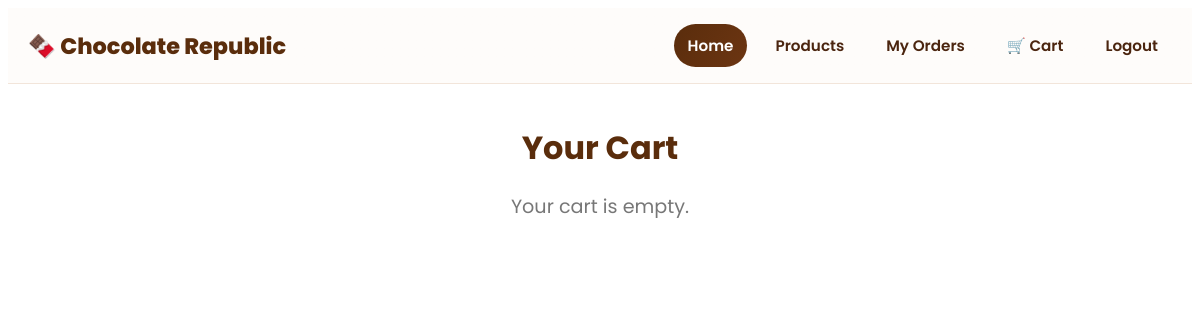
The page /cart.php (signed in) on the database as committed earlier.
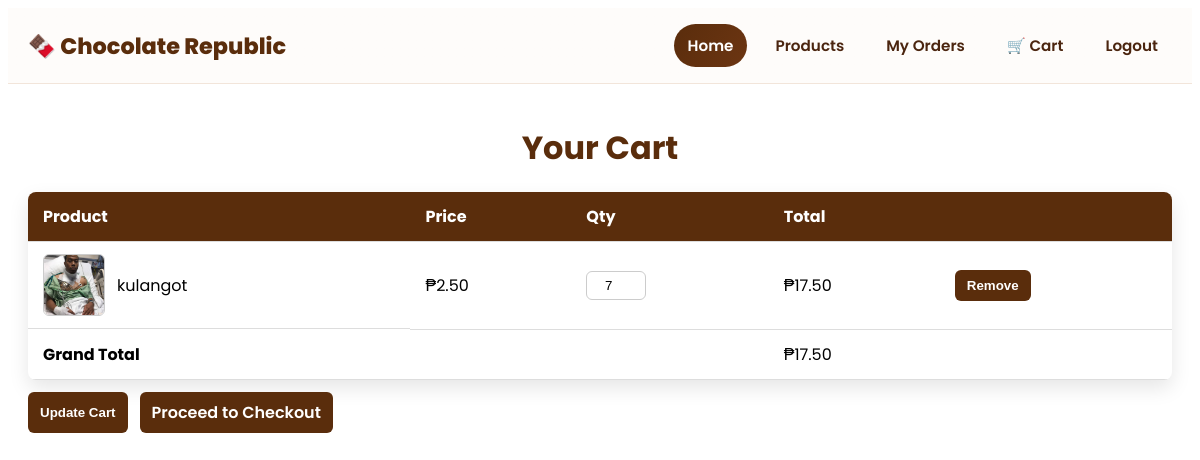
The same page on the database as committed later.
### tables this page shows
CREATE TABLE `cart` (
  `id` int(11) NOT NULL,
  `user_id` int(11) NOT NULL,
  `product_id` int(11) NOT NULL,
  `quantity` int(11) NOT NULL DEFAULT 1,
  `added_at` timestamp NOT NULL DEFAULT current_timestamp()
);

CREATE TABLE `products` (
  `id` int(11) NOT NULL,
  `name` varchar(100) NOT NULL,
  `description` text DEFAULT NULL,
  `price` decimal(10,2) NOT NULL,
  `image` varchar(255) DEFAULT NULL,
  `stock` int(11) DEFAULT 0,
  `created_at` timestamp NOT NULL DEFAULT current_timestamp()
);

### cart.php (the view, shortened to what this page needs)
<?php
require_once __DIR__ . '/db.php';
include __DIR__ . '/includes/header.php';
$userId = (int)$_SESSION['user_id'];
$sql = "SELECT c.id as cart_id, p.id as product_id, p.name, p.price, p.image, c.quantity
        FROM cart c JOIN products p ON p.id = c.product_id
        WHERE c.user_id = ? ORDER BY c.added_at DESC";
$stmt = $conn->prepare($sql);
$stmt->bind_param('i', $userId);
$stmt->execute();
$result = $stmt->get_result();
$items = [];
$total = 0.0;
while ($row = $result->fetch_assoc()) {
    $row['line_total'] = (float)$row['price'] * (int)$row['quantity'];
    $total += $row['line_total'];
    $items[] = $row;
}
?>
<section class="cart-section">
    <h2>Your Cart</h2>
    <?php if (empty($items)): ?>
        <p class="empty">Your cart is empty.</p>
    <?php else: ?>
        <form method="post" action="cart_update.php" class="cart-form">
            <table class="cart-table">
                <thead>
                    <tr>
                        <th>Product</th>
                        <th>Price</th>
                        <th>Qty</th>
                        <th>Total</th>
                        <th></th>
                    </tr>
                </thead>
                <tbody>
                <?php foreach ($items as $it): ?>
                    <tr>
                        <td class="product-info">
                            <img src="<?= htmlspecialchars($it['image'] ? 'images/' . basename($it['image']) : 'images/0.png') ?>" alt="<?= htmlspecialchars($it['name']) ?>" />
                            <p href="/product.php?id=<?= (int)$it['product_id'] ?>"><?= htmlspecialchars($it['name']) ?></p>
                        </td>
                        <td>₱<?= number_format((float)$it['price'], 2) ?></td>
                        <td>
                            <input
                                type="number"
                                min="1"
                                name="qty[<?= (int)$it['cart_id'] ?>]"
                                value="<?= (int)$it['quantity'] ?>"
                                onkeydown="return event.key === 'ArrowUp' || event.key === 'ArrowDown' || event.key === 'Tab';"
                            />
                        </td>
                        <td>₱<?= number_format($it['line_total'], 2) ?></td>
                        <td>
                            <button type="submit" name="remove" value="<?= (int)$it['cart_id'] ?>" class="remove-btn">Remove</button>
                        </td>
                    </tr>
                <?php endforeach; ?>
                </tbody>
                <tfoot>
                    <tr>
                        <td colspan="3" align="right"><strong>Grand Total</strong></td>
                        <td colspan="2">₱<?= number_format($total, 2) ?></td>
                    </tr>
                </tfoot>
            </table>
            <div class="cart-actions">
                <button type="submit" name="action" value="update" class="update-btn">Update Cart</button>
                <a href="checkout.php" class="checkout-btn">Proceed to Checkout</a>
            </div>
        </form>
    <?php endif; ?>
</section>

Rows that differ between the two databases and show on the page:
added cart: product.image (picture), product.name "kulangot", product.price "2.50", quantity "7", line_total "17.50", $it['cart_id'] 10 (drawn)
Other text that changed with them:
$total: (not shown) → "17.50"
text no longer shown: "Your cart is empty."
text now shown: "Product Price Qty Total Grand Total ₱ Update Cart Proceed to Checkout"
